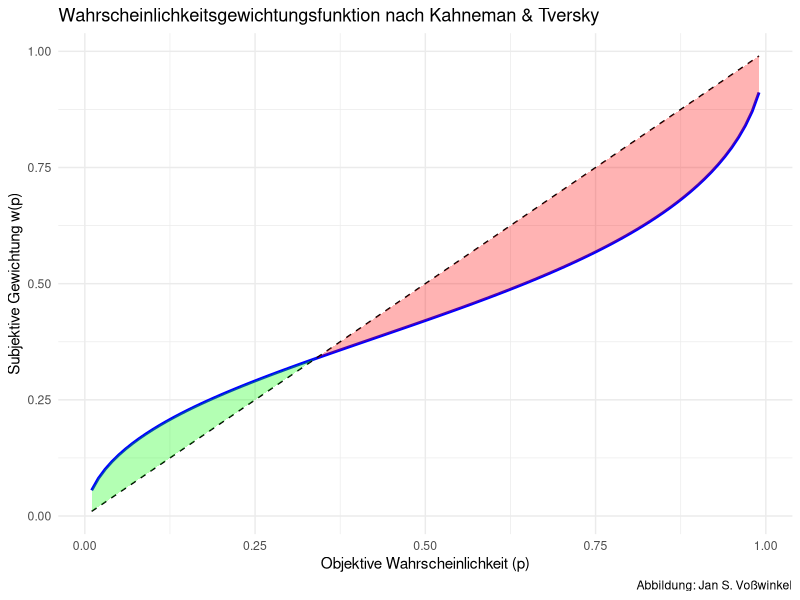
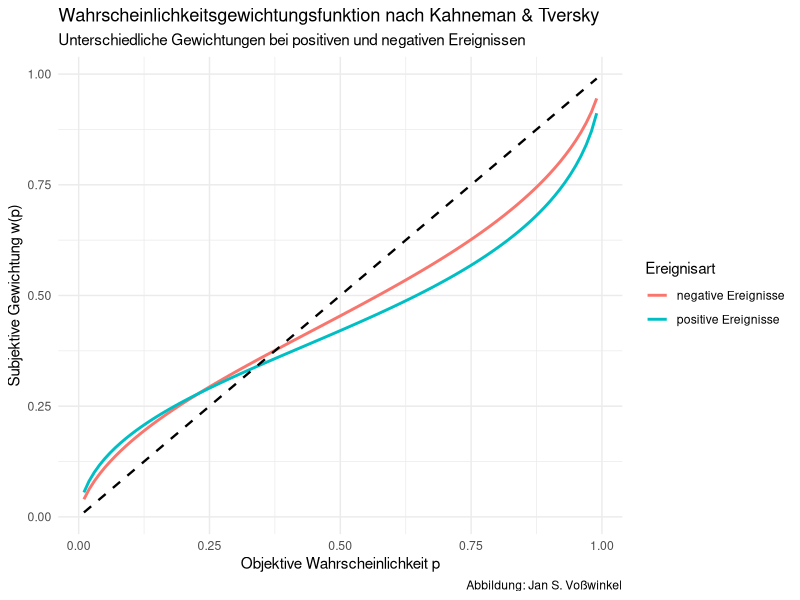
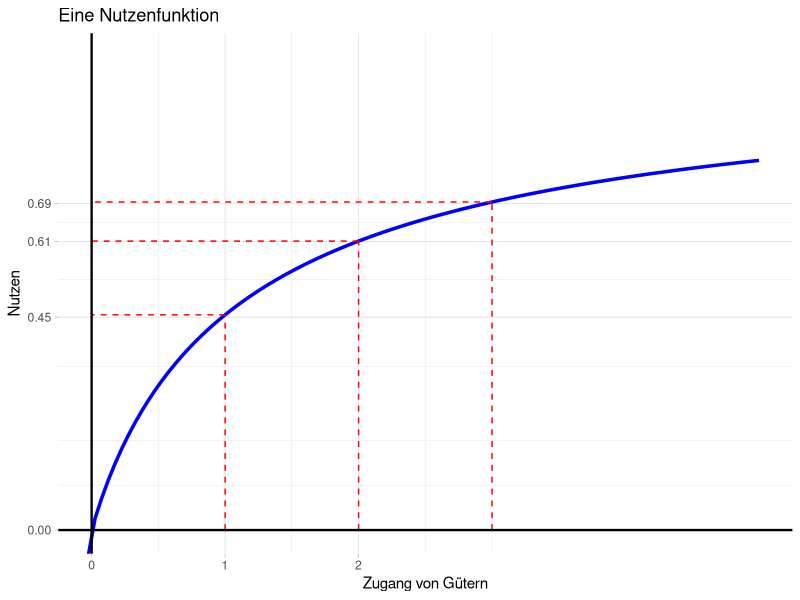
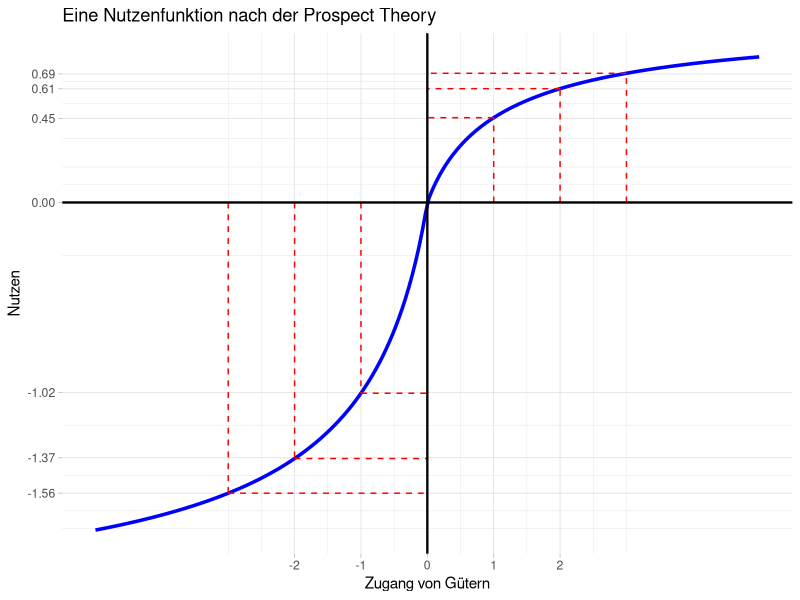
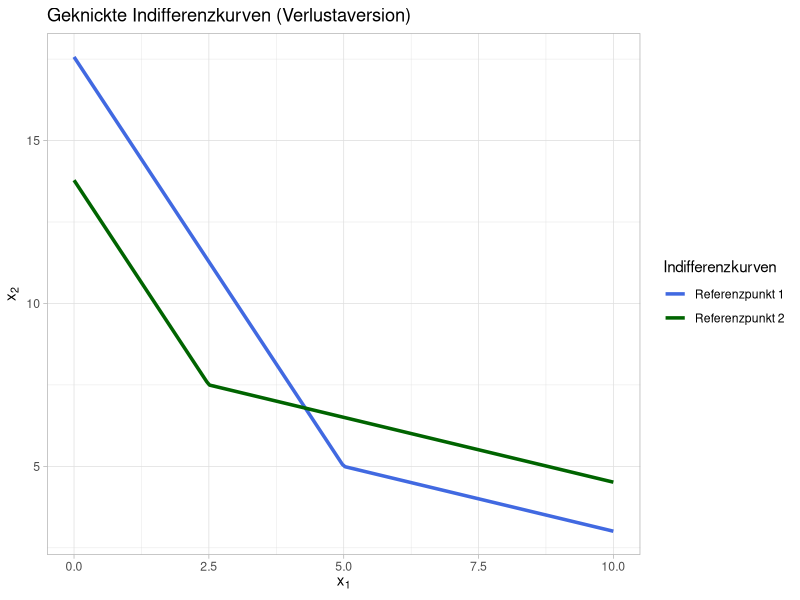

These figures' R source, in order:
## ---- chunk 1
#| message: false
#| warning: false
#| fig-cap: Wahrscheinlichkeitsgewichtung

library(ggplot2)

# Definition der Gewichtungsfunktion nach Kahneman/Tversky
weighting_function <- function(p, gamma = 0.61) {
  p^gamma / (p^gamma + (1-p)^gamma)^(1/gamma)
}

# Daten erstellen
probabilities <- seq(0.01, 0.99, by = 0.01)
weights <- weighting_function(probabilities)
df <- data.frame(p = probabilities, w = weights)

# Plot erstellen
ggplot(df, aes(x = p)) +
  geom_line(aes(y = w), color = "blue", linewidth = 1) +  # Gewichtungsfunktion
  geom_line(aes(y = p), color = "black", linetype = "dashed") +  # Referenzdiagonale
  geom_ribbon(aes(ymin = p, ymax = ifelse(w > p, w, p)),
              fill = "green", alpha = 0.3) +  # Übergewichtungsbereich
  geom_ribbon(aes(ymin = ifelse(w < p, w, p), ymax = p),
              fill = "red", alpha = 0.3) +  # Untergewichtungsbereich
  labs(title = "Wahrscheinlichkeitsgewichtungsfunktion nach Kahneman & Tversky",
     #  subtitle = expression(paste("Parameter ", gamma, " = 0.61")),
       x = "Objektive Wahrscheinlichkeit (p)",
       y = "Subjektive Gewichtung w(p)",
       caption = "Abbildung: Jan S. Voßwinkel") +
  #scale_x_continuous(breaks = seq(0, 1, 0.1)) +
  #scale_y_continuous(breaks = seq(0, 1, 0.1)) +
  theme_minimal()
## ---- chunk 2
#| message: false
#| warning: false
#| fig-cap: Wahrscheinlichkeitsgewichtung bei positiven und negativen Ereignissen

library(ggplot2)

# Definition der Gewichtungsfunktion nach Kahneman/Tversky
weighting_function <- function(p, gamma) {
  p^gamma / (p^gamma + (1-p)^gamma)^(1/gamma)
}

# Daten erstellen
probabilities <- seq(0.01, 0.99, by = 0.01)
df <- data.frame(
  p = rep(probabilities, 2),
  w = c(weighting_function(probabilities, gamma = 0.61),
        weighting_function(probabilities, gamma = 0.69)),
  gamma = factor(rep(c("positive Ereignisse", "negative Ereignisse"), each = length(probabilities)))
)

# Plot erstellen
ggplot(df, aes(x = p, y = w, color = gamma)) +
  geom_line(linewidth = 1) +
  geom_line(aes(x = p, y = p), color = "black", linetype = "dashed", linewidth = 0.8, inherit.aes = FALSE) +
  labs(
    title = "Wahrscheinlichkeitsgewichtungsfunktion nach Kahneman & Tversky",
    subtitle="Unterschiedliche Gewichtungen bei positiven und negativen Ereignissen",
    x = "Objektive Wahrscheinlichkeit p",
    y = "Subjektive Gewichtung w(p)",
    color = "Ereignisart",
    caption = "Abbildung: Jan S. Voßwinkel"
  ) +
  theme_minimal()

## ---- chunk 3
#| message: false
#| warning: false
#| fig-cap: Eine Nutzenfunktion

library(ggplot2)

#  Sigmoid-Funktion
sigmoid_sym <- function(x, k, lambda) {
  ifelse(x>=0, x / (1 + abs(x)^k)^(1/k),
         (lambda)*x / (1 + abs(x)^k)^(1/k))
}

# Daten erzeugen
df <- data.frame(x = seq(-5, 5, length.out = 200))
df$y <- sigmoid_sym(df$x, k = .88, lambda=2.25)

# Hilfslinien und Achsen-Breaks
x_vals <- c(-3, -2, -1, 1, 2, 3)
y_vals <- sigmoid_sym(x_vals, k = .88, lambda=2.25)
lines_df <- data.frame(x = x_vals, y = y_vals)

p <- ggplot(df, aes(x, y)) +
  geom_line(size = 1.2, color = "blue") +
  # Vertikale Hilfslinien
  geom_segment(
    data = lines_df,
    aes(x = x, xend = x, y = 0, yend = y),
    linetype = "dashed", color = "red"
  ) +
  # Horizontale Hilfslinien
  geom_segment(
    data = lines_df,
    aes(x = x, xend = 0, y = y, yend = y),
    linetype = "dashed", color = "red"
  ) +
  # Achsen durch den Ursprung
  geom_hline(yintercept = 0, color = "black", linewidth = 0.8) +
  geom_vline(xintercept = 0, color = "black", linewidth = 0.8) +
  # Achsen-Breaks
  scale_x_continuous(breaks = c(-2, -1, 0, 1, 2)) +
  scale_y_continuous(breaks = c(round(y_vals, 2), 0)) +
  labs(title = "Eine Nutzenfunktion nach der Prospect Theory",
       x = "Zugang von Gütern", y = "Nutzen") +
  theme_light() +
  theme(panel.border = element_blank(),
        axis.line = element_blank())

# p

p+ coord_cartesian(xlim = c(0, 5), ylim = c(0, 1))+
  ggtitle("Eine Nutzenfunktion")
## ---- chunk 4
#| message: false
#| warning: false
#| fig-cap: Eine Wertefunktion nach der Prospect Theory

p
## ---- chunk 5
#| message: false
#| warning: false

library(ggplot2)
#library(dplyr)

# Parameter: Knick und Werte
lambda <- 2.25   # Verlustaversion
alpha <- 0.88    # Diminishing sensitivity

# Parameters for the first curve
r1_1 <- 5          # Referenzpunkt x1
r2_1 <- 5          # Referenzpunkt x2
V0_1 <- 0          # gewünschtes Nutzenniveau

# Parameters for the second curve
r1_2 <- 2.5        # Referenzpunkt x1
r2_2 <- 7.5        # Referenzpunkt x2
V0_2 <- 0          # gewünschtes Nutzenniveau


# Hilfsfunktion für Wertfunktion (Prospect Theory)
pt_value <- function(x, r, lambda, alpha) {
  ifelse(x >= r, (x - r)^alpha, -lambda * (r - x)^alpha)
}

# Function for x2 (die analytische Lösung in den Code endogenisieren?)
indiff_curve <- function(x1, r1, r2, V0) {
  V1 <- pt_value(x1, r1, lambda, alpha)
  V2 <- V0 - V1

  ifelse(V2 >= 0,
    r2 + (V2)^(1/alpha),
    r2 - ((-V2) / lambda)^(1/alpha)
  )
}

# Data generation for the first curve
x1_values <- seq(0, 10, length.out = 200)
x2_values_1 <- sapply(x1_values, indiff_curve, r1 = r1_1, r2 = r2_1, V0 = V0_1)
dat1 <- data.frame(x1 = x1_values, x2 = x2_values_1, Indifferenzkurven = "Referenzpunkt 1")

# Data generation for the second curve
x2_values_2 <- sapply(x1_values, indiff_curve, r1 = r1_2, r2 = r2_2, V0 = V0_2)
dat2 <- data.frame(x1 = x1_values, x2 = x2_values_2, Indifferenzkurven = "Referenzpunkt 2")

# Combine dataframes
dat <- rbind(dat1, dat2)

# Plot
ggplot(dat, aes(x = x1, y = x2, color = Indifferenzkurven)) +
  geom_line(linewidth = 1.2) +
 # geom_vline(xintercept = r1_1, linetype = "dashed", color = "grey40") +
 # geom_hline(yintercept = r2_1, linetype = "dashed", color = "grey40") +
 # geom_vline(xintercept = r1_2, linetype = "dashed", color = "grey60") +
 # geom_hline(yintercept = r2_2, linetype = "dashed", color = "grey60") +
  labs(title = "Geknickte Indifferenzkurven (Verlustaversion)",
       x = expression(x[1]),
       y = expression(x[2])
       ) +
  theme_light() +
  scale_color_manual(values = c("Referenzpunkt 1" = "royalblue", "Referenzpunkt 2" = "darkgreen"))

